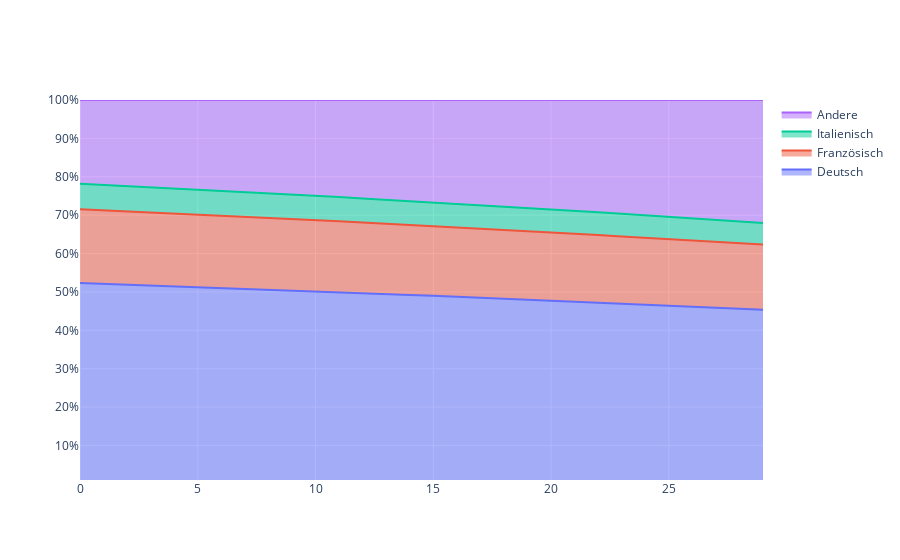

The notebook cell saved with this chart:
### Markdown cell above
## Execution

### Code cell
params_geburtenrate = get_distributionParams_of_geburtenrate()
params_todesrate = get_distributionParams_of_todesrate()
params_einwanderung = get_distributionParams_of_einwanderung()
params_auswanderung = get_distributionParams_of_auswanderung()

## erwartungswerte prüfen!!!!!!!!!!

n = 1000
years=30
startValues = (4440082, 1628228, 567203, 1850152)

print("Population start size: ", np.sum(startValues))

Deutsch = simulation(params_geburtenrate["Deutsch"], params_todesrate["Deutsch"], params_einwanderung["Deutsch"], params_auswanderung["Deutsch"], startValues[0],years=years,n=n)
Französisch = simulation(params_geburtenrate["Französisch"], params_todesrate["Französisch"], params_einwanderung["Französisch"], params_auswanderung["Französisch"], startValues[1],years=years,n=n)
Italienisch = simulation(params_geburtenrate["Italienisch"], params_todesrate["Italienisch"], params_einwanderung["Italienisch"], params_auswanderung["Italienisch"], startValues[2],years=years,n=n)
Andere = simulation(params_geburtenrate["Andere"], params_todesrate["Andere"], params_einwanderung["Andere"], params_auswanderung["Andere"], startValues[3],years=years,n=n)

print("Population end size: ", np.sum([MeanOfSim(Deutsch)[-1], MeanOfSim(Französisch)[-1], MeanOfSim(Italienisch)[-1], MeanOfSim(Andere)[-1]]))

display_sim(Deutsch, Französisch, Italienisch, Andere)
display_stackedArea_chart(Deutsch, Französisch, Italienisch, Andere)

### Figure 1 — Plotly figure (JSON) as saved in the notebook; plotly's stock layout.template omitted (floating-point values rounded to 4 significant figures)
{"data": [{"groupnorm": "percent", "mode": "lines", "name": "Deutsch", "stackgroup": "one", "type": "scatter", "x": [0, 1, 2, 3, 4, 5, 6, 7, 8, 9, 10, 11, 12, 13, 14, 15, 16, 17, 18, 19, 20, 21, 22, 23, 24, 25, 26, 27, 28, 29], "y": [4440082, 4455000.0, 4471000.0, 4487000.0, 4503000.0, 4519000.0, 4535000.0, 4552000.0, 4567000.0, 4583000.0, 4599000.0, 4615000.0, 4632000.0, 4649000.0, 4665000.0, 4682000.0, 4698000.0, 4714000.0, 4731000.0, 4748000.0, 4765000.0, 4783000.0, 4800000.0, 4816000.0, 4833000.0, 4850000.0, 4867000.0, 4884000.0, 4902000.0, 4920000.0, 4938000.0]}, {"mode": "lines", "name": "Französisch", "stackgroup": "one", "type": "scatter", "x": [0, 1, 2, 3, 4, 5, 6, 7, 8, 9, 10, 11, 12, 13, 14, 15, 16, 17, 18, 19, 20, 21, 22, 23, 24, 25, 26, 27, 28, 29], "y": [1628228, 1635000.0, 1643000.0, 1650000.0, 1657000.0, 1664000.0, 1671000.0, 1678000.0, 1685000.0, 1692000.0, 1699000.0, 1707000.0, 1714000.0, 1721000.0, 1729000.0, 1736000.0, 1743000.0, 1751000.0, 1758000.0, 1765000.0, 1773000.0, 1780000.0, 1788000.0, 1795000.0, 1803000.0, 1810000.0, 1818000.0, 1825000.0, 1833000.0, 1840000.0, 1848000.0]}, {"mode": "lines", "name": "Italienisch", "stackgroup": "one", "type": "scatter", "x": [0, 1, 2, 3, 4, 5, 6, 7, 8, 9, 10, 11, 12, 13, 14, 15, 16, 17, 18, 19, 20, 21, 22, 23, 24, 25, 26, 27, 28, 29], "y": [567203, 568600.0, 570000.0, 571400.0, 572700.0, 574100.0, 575300.0, 576700.0, 578000.0, 579400.0, 581100.0, 582600.0, 583900.0, 585600.0, 587500.0, 589100.0, 591100.0, 592700.0, 594200.0, 595700.0, 597300.0, 599000.0, 600500.0, 602200.0, 603700.0, 605300.0, 606600.0, 608000.0, 609500.0, 610600.0, 612200.0]}, {"mode": "lines", "name": "Andere", "stackgroup": "one", "type": "scatter", "x": [0, 1, 2, 3, 4, 5, 6, 7, 8, 9, 10, 11, 12, 13, 14, 15, 16, 17, 18, 19, 20, 21, 22, 23, 24, 25, 26, 27, 28, 29], "y": [1850152, 1890000.0, 1929000.0, 1971000.0, 2014000.0, 2058000.0, 2102000.0, 2148000.0, 2193000.0, 2241000.0, 2289000.0, 2338000.0, 2390000.0, 2442000.0, 2496000.0, 2550000.0, 2607000.0, 2664000.0, 2722000.0, 2781000.0, 2845000.0, 2909000.0, 2974000.0, 3042000.0, 3111000.0, 3180000.0, 3250000.0, 3324000.0, 3399000.0, 3475000.0, 3556000.0]}], "layout": {"showlegend": true, "xaxis": {"type": "linear"}, "yaxis": {"range": [1, 100], "ticksuffix": "%", "type": "linear"}}}
